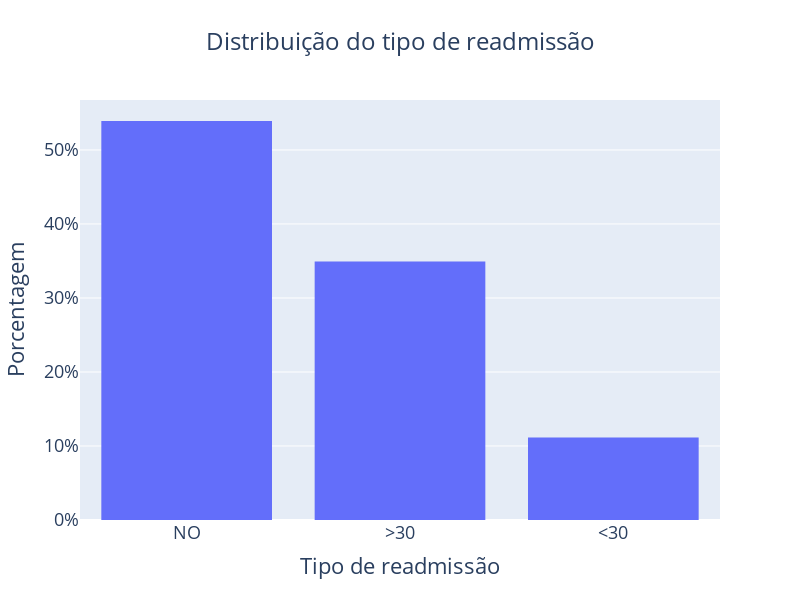

The notebook cell saved with this chart:
### Markdown cell above
#### Distribuição de <code>readmitted</code>

### Code cell
# Distribuição da readmissão dos pacientes

# objeto figure
fig = go.Figure()

# Add trace
fig.add_trace(go.Histogram(x = df["readmitted"], histnorm = "percent"))

# Update Layout
fig.update_layout(

    title = dict(
        text = "Distribuição do tipo de readmissão",
        font_size = 24,
        x = 0.5    
    ),
    
    xaxis = dict(
        title_text = "Tipo de readmissão",
        title_font_size = 22,
        tickfont_size = 18
        
    ),
    
    yaxis = dict(
        title_text = "Porcentagem",
        title_font_size = 22,
        tickfont_size = 18,
        ticksuffix = "%"
        
    ),
    
    width  = 800,
    height = 600
    

)

# show
fig.show()

### Figure 1 — Plotly figure (JSON) as saved in the notebook; plotly's stock layout.template omitted (floating-point values rounded to 4 significant figures; data arrays with more than 128 entries replaced by an {"elided": "..."} marker saying what was removed)
{"data": [{"histnorm": "percent", "type": "histogram", "x": {"elided": "101766 str values"}}], "layout": {"height": 600, "title": {"font": {"size": 24}, "text": "Distribuição do tipo de readmissão", "x": 0.5}, "width": 800, "xaxis": {"autorange": true, "range": [-0.5, 2.5], "tickfont": {"size": 18}, "title": {"font": {"size": 22}, "text": "Tipo de readmissão"}, "type": "category"}, "yaxis": {"autorange": true, "range": [0, 56.75], "tickfont": {"size": 18}, "ticksuffix": "%", "title": {"font": {"size": 22}, "text": "Porcentagem"}}}}
